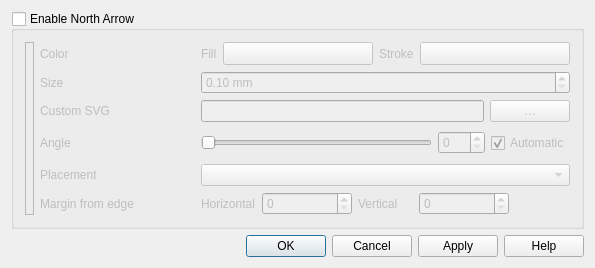
<?xml version="1.0" encoding="UTF-8"?>
<ui version="4.0">
 <class>QgsDecorationNorthArrowDialog</class>
 <widget class="QDialog" name="QgsDecorationNorthArrowDialog">
  <property name="geometry">
   <rect>
    <x>0</x>
    <y>0</y>
    <width>578</width>
    <height>259</height>
   </rect>
  </property>
  <property name="windowTitle">
   <string>North Arrow Decoration</string>
  </property>
  <property name="windowIcon">
   <iconset>
    <normaloff/>
   </iconset>
  </property>
  <layout class="QVBoxLayout" name="verticalLayout">
   <item>
    <widget class="QGroupBox" name="grpEnable">
     <property name="title">
      <string>Enable North Arrow</string>
     </property>
     <property name="checkable">
      <bool>true</bool>
     </property>
     <property name="checked">
      <bool>false</bool>
     </property>
     <layout class="QGridLayout" name="gridLayout">
      <item row="1" column="1">
       <widget class="QLabel" name="sizeLabel">
        <property name="sizePolicy">
         <sizepolicy hsizetype="Preferred" vsizetype="Minimum">
          <horstretch>0</horstretch>
          <verstretch>0</verstretch>
         </sizepolicy>
        </property>
        <property name="text">
         <string>Size</string>
        </property>
       </widget>
      </item>
      <item row="1" column="2" colspan="3">
       <widget class="QgsDoubleSpinBox" name="spinSize">
        <property name="suffix">
         <string> mm</string>
        </property>
        <property name="minimum">
         <double>0.100000000000000</double>
        </property>
        <property name="maximum">
         <double>9999.000000000000000</double>
        </property>
        <property name="singleStep">
         <double>0.500000000000000</double>
        </property>
       </widget>
      </item>
      <item row="2" column="1">
       <widget class="QLabel" name="svgLabel">
        <property name="sizePolicy">
         <sizepolicy hsizetype="Preferred" vsizetype="Minimum">
          <horstretch>0</horstretch>
          <verstretch>0</verstretch>
         </sizepolicy>
        </property>
        <property name="text">
         <string>Custom SVG</string>
        </property>
       </widget>
      </item>
      <item row="2" column="2" colspan="3">
       <layout class="QHBoxLayout" name="horizontalLayout_26">
        <property name="margin">
         <number>0</number>
        </property>
        <item>
         <widget class="QLineEdit" name="mSvgPathLineEdit"/>
        </item>
        <item>
         <widget class="QPushButton" name="mSvgSelectorBtn">
          <property name="text">
           <string>…</string>
          </property>
         </widget>
        </item>
       </layout>
      </item>
      <item row="0" column="1">
       <widget class="QLabel" name="colorLabel">
        <property name="sizePolicy">
         <sizepolicy hsizetype="Preferred" vsizetype="Minimum">
          <horstretch>0</horstretch>
          <verstretch>0</verstretch>
         </sizepolicy>
        </property>
        <property name="text">
         <string>Color</string>
        </property>
       </widget>
      </item>
      <item row="0" column="2" colspan="3">
       <layout class="QHBoxLayout" name="colorLayout">
        <item>
         <widget class="QLabel" name="fillLabel">
          <property name="text">
           <string>Fill</string>
          </property>
         </widget>
        </item>
        <item>
         <widget class="QgsColorButton" name="pbnChangeColor">
          <property name="minimumSize">
           <size>
            <width>150</width>
            <height>0</height>
           </size>
          </property>
          <property name="maximumSize">
           <size>
            <width>120</width>
            <height>16777215</height>
           </size>
          </property>
          <property name="text">
           <string/>
          </property>
         </widget>
        </item>
        <item>
         <widget class="QLabel" name="outlineLabel">
          <property name="text">
           <string>Stroke</string>
          </property>
         </widget>
        </item>
        <item>
         <widget class="QgsColorButton" name="pbnChangeOutlineColor">
          <property name="minimumSize">
           <size>
            <width>150</width>
            <height>0</height>
           </size>
          </property>
          <property name="maximumSize">
           <size>
            <width>120</width>
            <height>16777215</height>
           </size>
          </property>
          <property name="text">
           <string/>
          </property>
         </widget>
        </item>
       </layout>
      </item>
      <item row="5" column="2" colspan="3">
       <layout class="QHBoxLayout" name="horizontalLayout">
        <item>
         <widget class="QLabel" name="labelHorizontal">
          <property name="text">
           <string>Horizontal</string>
          </property>
         </widget>
        </item>
        <item>
         <widget class="QgsSpinBox" name="spinHorizontal">
          <property name="minimumSize">
           <size>
            <width>90</width>
            <height>0</height>
           </size>
          </property>
          <property name="whatsThis">
           <string extracomment="Distance from the top of the canvas as a percentage of page height"/>
          </property>
          <property name="minimum">
           <number>0</number>
          </property>
          <property name="maximum">
           <number>100</number>
          </property>
          <property name="value">
           <number>0</number>
          </property>
         </widget>
        </item>
        <item>
         <widget class="QLabel" name="labelVertical">
          <property name="text">
           <string>Vertical</string>
          </property>
         </widget>
        </item>
        <item>
         <widget class="QgsSpinBox" name="spinVertical">
          <property name="minimumSize">
           <size>
            <width>90</width>
            <height>0</height>
           </size>
          </property>
          <property name="whatsThis">
           <string extracomment="Distance from the left of the canvas as a percentage of page width"/>
          </property>
          <property name="minimum">
           <number>0</number>
          </property>
          <property name="maximum">
           <number>100</number>
          </property>
          <property name="value">
           <number>0</number>
          </property>
         </widget>
        </item>
        <item>
         <widget class="QgsUnitSelectionWidget" name="wgtUnitSelection" native="true">
          <property name="focusPolicy">
           <enum>Qt::StrongFocus</enum>
          </property>
         </widget>
        </item>
       </layout>
      </item>
      <item row="3" column="1">
       <widget class="QLabel" name="angleLabel">
        <property name="sizePolicy">
         <sizepolicy hsizetype="Preferred" vsizetype="Minimum">
          <horstretch>0</horstretch>
          <verstretch>0</verstretch>
         </sizepolicy>
        </property>
        <property name="minimumSize">
         <size>
          <width>0</width>
          <height>20</height>
         </size>
        </property>
        <property name="text">
         <string>Angle</string>
        </property>
        <property name="buddy">
         <cstring>sliderRotation</cstring>
        </property>
       </widget>
      </item>
      <item row="4" column="1">
       <widget class="QLabel" name="placementLabel">
        <property name="text">
         <string>Placement</string>
        </property>
        <property name="buddy">
         <cstring>cboPlacement</cstring>
        </property>
       </widget>
      </item>
      <item row="5" column="1">
       <widget class="QLabel" name="lblMargin">
        <property name="minimumSize">
         <size>
          <width>155</width>
          <height>0</height>
         </size>
        </property>
        <property name="text">
         <string>Margin from edge</string>
        </property>
       </widget>
      </item>
      <item row="4" column="2" colspan="3">
       <widget class="QComboBox" name="cboPlacement">
        <property name="toolTip">
         <string>Placement on screen</string>
        </property>
       </widget>
      </item>
      <item row="6" column="1">
       <spacer name="verticalSpacer">
        <property name="orientation">
         <enum>Qt::Vertical</enum>
        </property>
        <property name="sizeHint" stdset="0">
         <size>
          <width>20</width>
          <height>7</height>
         </size>
        </property>
       </spacer>
      </item>
      <item row="3" column="2" colspan="3">
       <layout class="QHBoxLayout" name="horizontalLayout_36">
        <item>
         <widget class="QSlider" name="sliderRotation">
          <property name="toolTip">
           <string/>
          </property>
          <property name="maximum">
           <number>360</number>
          </property>
          <property name="singleStep">
           <number>1</number>
          </property>
          <property name="pageStep">
           <number>10</number>
          </property>
          <property name="orientation">
           <enum>Qt::Horizontal</enum>
          </property>
         </widget>
        </item>
        <item>
         <widget class="QgsSpinBox" name="spinAngle">
          <property name="maximum">
           <number>360</number>
          </property>
          <property name="singleStep">
           <number>1</number>
          </property>
          <property name="value">
           <number>0</number>
          </property>
         </widget>
        </item>
        <item>
         <widget class="QCheckBox" name="cboxAutomatic">
          <property name="sizePolicy">
           <sizepolicy hsizetype="Minimum" vsizetype="Fixed">
            <horstretch>0</horstretch>
            <verstretch>0</verstretch>
           </sizepolicy>
          </property>
          <property name="minimumSize">
           <size>
            <width>0</width>
            <height>30</height>
           </size>
          </property>
          <property name="toolTip">
           <string/>
          </property>
          <property name="whatsThis">
           <string/>
          </property>
          <property name="text">
           <string>Automatic</string>
          </property>
          <property name="checked">
           <bool>true</bool>
          </property>
         </widget>
        </item>
       </layout>
      </item>
      <item row="0" column="0" rowspan="6">
       <widget class="QLabel" name="pixmapLabel">
        <property name="sizePolicy">
         <sizepolicy hsizetype="Preferred" vsizetype="MinimumExpanding">
          <horstretch>0</horstretch>
          <verstretch>0</verstretch>
         </sizepolicy>
        </property>
        <property name="toolTip">
         <string>Preview of north arrow</string>
        </property>
        <property name="frameShape">
         <enum>QFrame::StyledPanel</enum>
        </property>
        <property name="scaledContents">
         <bool>false</bool>
        </property>
        <property name="alignment">
         <set>Qt::AlignCenter</set>
        </property>
       </widget>
      </item>
     </layout>
    </widget>
   </item>
   <item>
    <widget class="QDialogButtonBox" name="buttonBox">
     <property name="orientation">
      <enum>Qt::Horizontal</enum>
     </property>
     <property name="standardButtons">
      <set>QDialogButtonBox::Apply|QDialogButtonBox::Cancel|QDialogButtonBox::Help|QDialogButtonBox::Ok</set>
     </property>
    </widget>
   </item>
  </layout>
 </widget>
 <layoutdefault spacing="6" margin="11"/>
 <customwidgets>
  <customwidget>
   <class>QgsColorButton</class>
   <extends>QToolButton</extends>
   <header>qgis.gui</header>
   <container>1</container>
  </customwidget>
  <customwidget>
   <class>QgsSpinBox</class>
   <extends>QSpinBox</extends>
   <header>qgis.gui</header>
  </customwidget>
  <customwidget>
   <class>QgsDoubleSpinBox</class>
   <extends>QDoubleSpinBox</extends>
   <header>qgis.gui</header>
  </customwidget>
  <customwidget>
   <class>QgsUnitSelectionWidget</class>
   <extends>QWidget</extends>
   <header>qgis.gui</header>
   <container>1</container>
  </customwidget>
 </customwidgets>
 <tabstops>
  <tabstop>grpEnable</tabstop>
  <tabstop>pbnChangeColor</tabstop>
  <tabstop>pbnChangeOutlineColor</tabstop>
  <tabstop>spinSize</tabstop>
  <tabstop>mSvgPathLineEdit</tabstop>
  <tabstop>mSvgSelectorBtn</tabstop>
  <tabstop>sliderRotation</tabstop>
  <tabstop>spinAngle</tabstop>
  <tabstop>cboxAutomatic</tabstop>
  <tabstop>cboPlacement</tabstop>
  <tabstop>spinHorizontal</tabstop>
  <tabstop>spinVertical</tabstop>
  <tabstop>wgtUnitSelection</tabstop>
  <tabstop>buttonBox</tabstop>
 </tabstops>
 <resources/>
 <connections/>
</ui>
